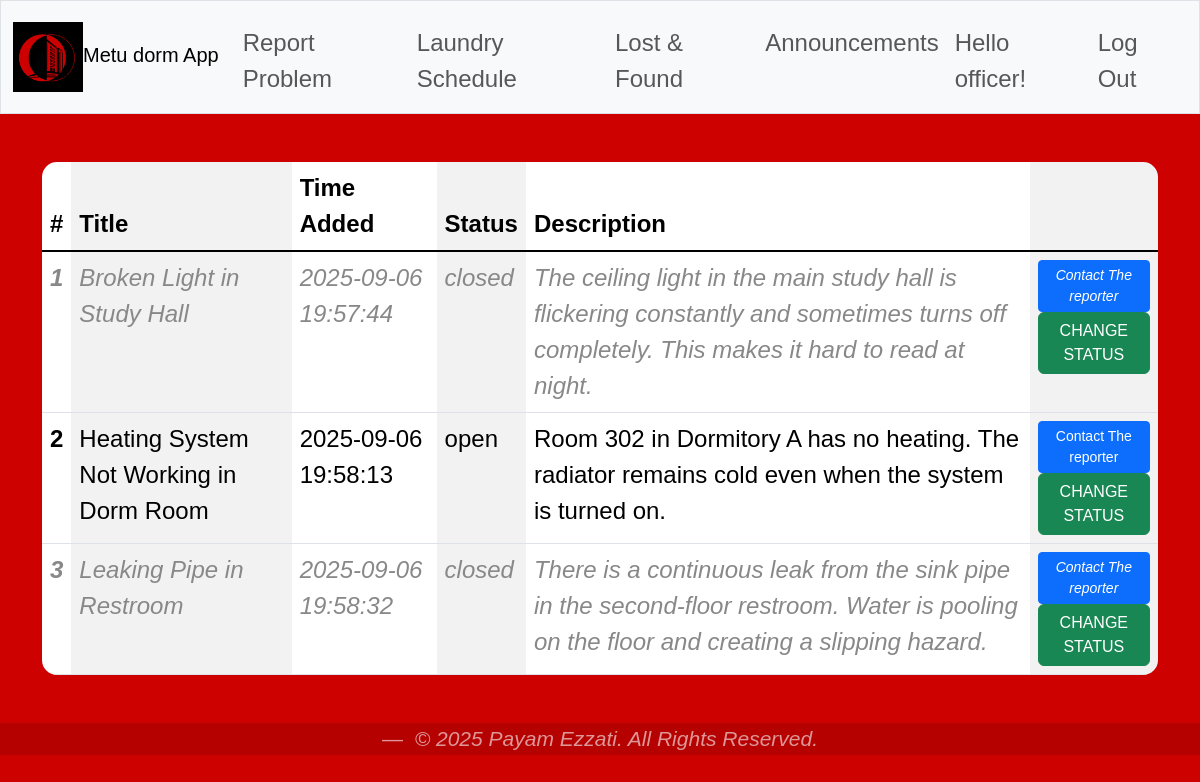
Screenshot of /report_problem (signed in) with the database file from the repository.
### tables this page shows
CREATE TABLE problems (
    id INTEGER PRIMARY KEY AUTOINCREMENT,
    user_id INTEGER NOT NULL,
    dorm TEXT,
    title TEXT NOT NULL,
    description TEXT NOT NULL,
    status TEXT DEFAULT 'open',
    date_reported TEXT DEFAULT (datetime('now')),
    FOREIGN KEY (user_id) REFERENCES userss(id)
    );

### app.py (the view)
@app.route("/report_problem", methods=["GET", "POST"])
@login_required
def report():
    if request.method == "POST":
        if session["role"] == "Student":
            description = request.form.get("description")
            title = request.form.get("title")
            if not description or not title:
                return apology("Fill in all fields", 400)
            db = get_db()
            cursor = db.execute( "INSERT INTO problems (user_id,dorm,title,description) VALUES (?, ?, ?,?)",
            (session["user_id"],session["dorm"], title,description,))
            db.commit()
            return redirect("/")
        elif session["role"] == "Officer":
            print("a")
    else:
            db = get_db()
            cursor = db.execute( "SELECT problems.id as id, problems.title as title, problems.description as description, problems.status as status, problems.date_reported as date_reported,userss.email as email FROM problems JOIN userss ON userss.id = problems.user_id  WHERE dorm= ?",(session["dorm"],))
            rows = cursor.fetchall()
            return render_template("report.html",rows=rows)

### app.py (called while the page is built)
def get_db():
    if "db" not in g:
        g.db = sqlite3.connect(DATABASE)
        g.db.row_factory = sqlite3.Row
    return g.db

### helpers.py (called while the page is built)
def login_required(f):
    @wraps(f)
    def decorated_function(*args, **kwargs):
        if session.get("user_id") is None:
            return redirect("/login")
        return f(*args, **kwargs)
    return decorated_function

### templates/report.html (shortened to what this page needs)
{% extends "layout.html" %}
{% block main %}
{%if session["role"] == "Student"%}
    <form method = "POST">
        <div class="mb-3 col-4" >
            <label  class="form-label">Report Title</label>
            <input type="text" class="form-control" name="title" placeholder="Air conditioning not working" required>
            <div  class="form-text">Try to be precise</div>
        </div>
        <div class="mb-3">
            <label  class="form-label" required>description</label>
            <textarea class="form-control" name="description" rows="10" placeholder="Describe the problem in detail with LOCATION" required></textarea>
        </div>
        <button type="submit" class="btn btn-dark"> REPORT </button>
</form>
{%elif session["role"] =="Officer"%}
    <table class="table table-striped-columns">
  <thead>
    <tr>
      <th scope="col">#</th>
      <th scope="col">Title</th>
      <th scope="col">Time Added</th>
      <th scope="col">Status</th>
      <th scope="col">Description</th>
      <th scope="col"></th>
    </tr>
  </thead>
  <tbody class="table-group-divider">
    {%for row in rows%}
    <tr class="{{ 'closed-text' if row['status'] == 'closed' else '' }}">
      <th scope="row">{{loop.index}}</th>
      <td>{{row["title"]}}</td>
      <td>{{row["date_reported"]}}</td>
      <td>{{row["status"]}}</td>
      <td>{{row["description"]}}</td>
      <td><a href="https://mail.google.com/mail/?view=cm&fs=1&to={{ row['email'] }}&su=About your lost item&body=Hello, I think I found your item."
            target="_blank"
            class="btn btn-primary btn-sm">
      Contact The reporter
    </a> <form method="POST" action="/change_status">
                    <button type="submit" class="btn btn-success">CHANGE STATUS</button>
                </form></td>
    </tr>
    {% endfor %}
  </tbody>
</table>
{%endif%}
{% endblock %}

### static/styles.css (style rules this page uses)
* { box-sizing: border-box; }
body { padding-bottom: 5px; background-color: #cc0100; font-family: Arial, sans-serif; color: #000000; font-size: 1.5rem; font-weight: 400; line-height: 1.5; margin: 0; }
.table { border-radius: 15px; overflow: hidden; }
a { color: rgb(0, 0, 0); background-color: transparent; text-decoration: none; }
.closed-text td, .closed-text th { color: #888888; font-style: italic; }

### rows the page displays
problems: title "Broken Light in Study Hall", date_reported "2025-09-06 19:57:44", status "closed", description "The ceiling light in the main study hall is flickering constantly and sometimes turns off completely. This makes it hard to read at night."
problems: title "Heating System Not Working in Dorm Room", date_reported "2025-09-06 19:58:13", status "open", description "Room 302 in Dormitory A has no heating. The radiator remains cold even when the system is turned on."
problems: title "Leaking Pipe in Restroom", date_reported "2025-09-06 19:58:32", status "closed", description "There is a continuous leak from the sink pipe in the second-floor restroom. Water is pooling on the floor and creating a slipping hazard."

### other values shown
{{ session.get("name") }} "officer"
